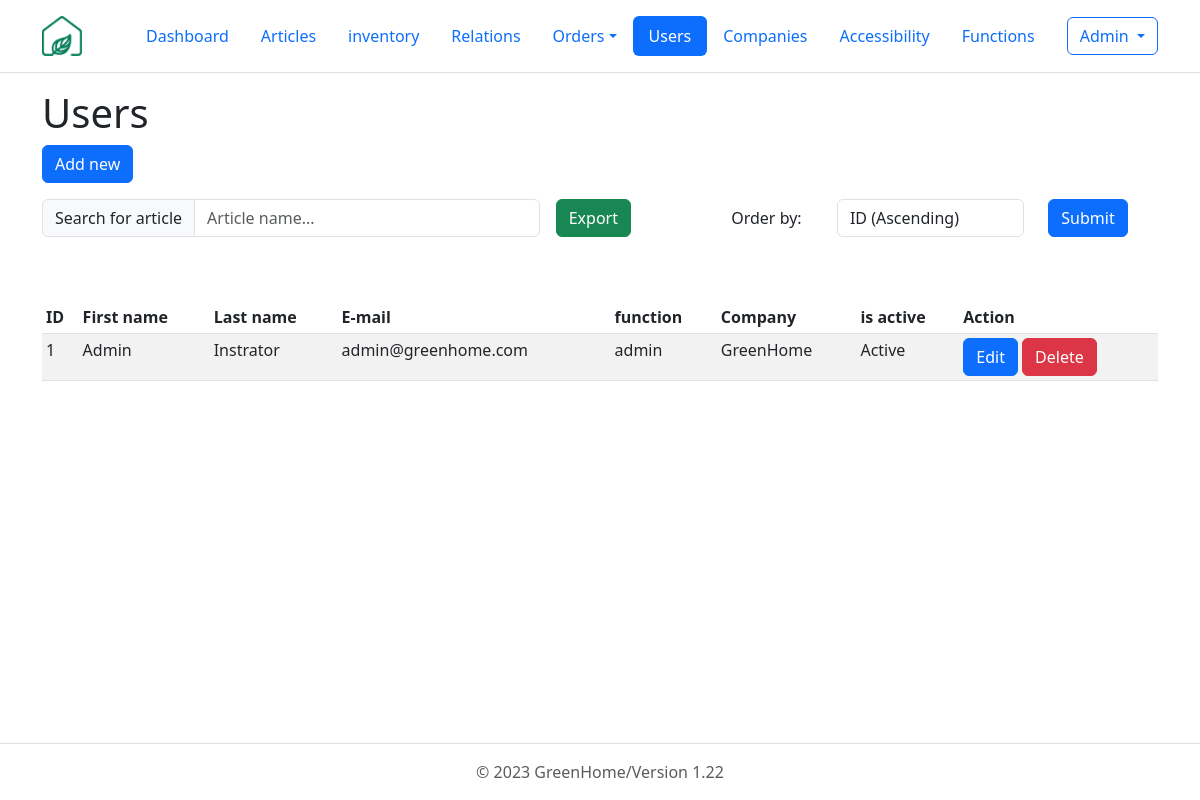
/php/users/GUI_users.php (signed in), run on the app's committed database.
### tables this page shows
CREATE TABLE employees (
  id int(10) NOT NULL, 
  first_name char(255) NOT NULL, 
  last_name char(255) NOT NULL, 
  email_adress varchar(255) NOT NULL UNIQUE, 
  password varchar(255) NOT NULL, 
  company_id int(10) NOT NULL, 
  function_name varchar(10) NOT NULL, 
  is_active tinyint(1) DEFAULT 1 
);

CREATE TABLE companies (
  id int(10) NOT NULL, 
  name varchar(255) NOT NULL, 
  street varchar(255) NOT NULL, 
  house_nr varchar(10), 
  zipcode varchar(50) NOT NULL, 
  city varchar(255) NOT NULL, 
  country_code char(2) NOT NULL, 
  email_adress varchar(320) NOT NULL UNIQUE, 
  phone_number varchar(22) NOT NULL 
);

### php/users/GUI_users.php (the view, shortened to what this page needs)
<?php
require_once '../include/db_connect.php';
?>
<!DOCTYPE html>
<html lang="en" class="h-100" data-bs-theme="light">
  <head>
    <link href="https://cdn.jsdelivr.net/npm/bootstrap@5.3.0-alpha1/dist/css/bootstrap.min.css" rel="stylesheet">
  </head>
  <header class="p-3 mb-3 border-bottom">
    <div class="container">
      <div class="d-flex flex-wrap align-items-center justify-content-center justify-content-lg-start">
        <a href="../../dashboard.php" class="d-flex align-items-center mb-2 mb-lg-0 text-dark text-decoration-none me-5">
          <img src="../../images/logo.png" alt="company logo" srcset="" width="40" height="40">
        </a>
        <ul class="nav col-12 col-lg-auto me-lg-auto mb-2 justify-content-center mb-md-0 nav-pills">
          <li class="nav-item"><a href="../../dashboard.php" class="nav-link">Dashboard</a></li>
          <li class="nav-item"><a href="../articles/GUI_articles.php" class="nav-link" >Articles</a></li>
          <li class="nav-item"><a href="../stock/GUI_stock.php" class="nav-link" >inventory</a></li>
          <li class="nav-item"><a href="../relations/GUI_relations.php" class="nav-link" aria-current="page" >Relations</a></li>
          <li class="nav-item dropdown">
            <a class="nav-link dropdown-toggle" data-bs-toggle="dropdown" href="#" role="button" aria-expanded="false">Orders</a>
          </li>
          <li class="nav-item"><a href="../users/GUI_users.php" class="nav-link active" aria-current="page">Users</a></li>
          <li class="nav-item "><a class="nav-link" href="../companies/GUI_companies.php">Companies</a></li>
          <li class="nav-item "><a class="nav-link" href="../accessibilities/GUI_accessibilities.php">Accessibility</a></li>
          <li class="nav-item "><a  href="../functions/GUI_functions.php" class="nav-link">Functions</a></li>
        </ul>
        <?php
          if(isset($_SESSION['user_id'])):?>
            <div class='dropdown text-end'>
              <button class="btn btn-outline-primary dropdown-toggle" type="button" data-bs-toggle="dropdown" aria-expanded="false">
              <?=$_SESSION['user_name']?>
              </button>
            </div>
          <?php else :?>
            <div class='nav-item ml-auto'>
            <a href='../users/GUI_login.php' class='btn btn-outline-primary'>Login</a>
            </div>
          <?php endif;?>
      </div>
    </div>
  </header>
  <body class="d-flex flex-column h-100">
    <div class="container">
      <h1>Users</h1>
      <button class='btn btn-primary' data-bs-toggle='modal' data-bs-target='#newUserModal'>Add new</button>
      <br>
      <div class="d-flex align-items-center mb-5">
        <div class="input-group my-3 me-3">
          <span class="input-group-text" id="tableSearchBar">Search for article</span>
          <input type="text" class="form-control" id="searchInput" placeholder="Article name..." aria-label="articlename" aria-describedby="tableSearchBar" onkeyup="tableSearch()">
        </div>
        <a href="../include/exportData.php?report=exportUsers" class="btn btn-success my-3">Export</a>
        <div class="container d-flex align-items-center justify-content-end my-3 me-3">
          <form method="get">
            <div class="form-group row align-items-center">
              <label for="order_by" class="col-sm-3 col-form-label">Order by:</label>
              <div class="col-sm-6">
                <select class="form-control" id="order_by" name="order_by">
                  <option value="id_asc">ID (Ascending)</option>
                </select>
              </div>
              <div class="col-sm-3">
                <button type="submit" class="btn btn-primary">Submit</button>
              </div>
            </div>
          </form>
        </div>
      </div>
      <table class="table table-striped table-sm" id="table">
        <thead>
          <tr>
            <th>ID</th>
            <th>First name</th>
            <th>Last name</th>
            <th>E-mail</th>
            <th>function</th>
            <th>Company</th>
            <th>is active</th>
            <th>Action</th>
          </tr>
        </thead>
        <tbody>
        <?php
        $records_per_page = 25;
        $current_page = isset($_GET['page']) && is_numeric($_GET['page']) ? (int)$_GET['page'] : 1;
        $offset = ($current_page - 1) * $records_per_page;
        if(isset($_GET["order_by"])){
          $get_order_by = $_GET["order_by"];
          switch($get_order_by) {
            case "first_name_asc":
              $order_by = "first_name ASC";
              break;
            case "first_name_desc":
              $order_by = "first_name DESC";
              break;
            case "id_asc":
              $order_by = "id ASC";
              break;
            case "id_desc":
              $order_by = "id DESC";
              break;
            case "name_asc":
              $order_by = "name ASC";
              break;
            case "name_desc":
              $order_by = "name DESC";
              break;
            case "is_active_asc":
              $order_by = "is_active ASC";
              break;
            case "is_active_desc":
              $order_by = "is_active DESC";
              break;
            case "function_name_asc":
              $order_by = "function_name ASC";
              break;
            case "function_name_desc":
              $order_by = "function_name DESC";
              break;
            default:
              $order_by = "id ASC";
          }
        } else {
          $order_by = "id ASC";
        }
        $sql =
        "SELECT employees.id, employees.first_name, employees.last_name, employees.email_adress, employees.function_name, companies.name, IF(employees.is_active = 1, 'Active', 'Non-active') AS 'is_active'
        FROM employees
        JOIN companies
          ON employees.company_id  = companies.id
        ORDER BY $order_by
        LIMIT $records_per_page
        OFFSET $offset;";
        $result = $connection->query($sql);
        while($row = $result->fetch_assoc()) {
          echo "<tr>
          <td>$row[id]</td>
          <td>$row[first_name]</td>
          <td>$row[last_name]</td>
          <td>$row[email_adress]</td>
          <td>$row[function_name]</td>
          <td>$row[name]</td>
          <td>$row[is_active]</td>
          <td>
            <a class='btn btn-primary' href='GUI_userEdit.php?id=$row[id]'>Edit</a>
            <a class='btn btn-danger' href='controller_user.php?action=delete&id=$row[id]'>Delete</a>
          </td>
          </tr>";
        }
        ?>
        </tbody>
      </table>
    </div>
  </body>
  <?php
  require_once '..\include\footer.php'?>
</html>

### data on the page
employees: id "1", first_name "Admin", last_name "Instrator", email_adress "admin@greenhome.com", function_name "admin", company.name "GreenHome", row "Active"

### other printed values
$_SESSION['user_name'] "Admin"
